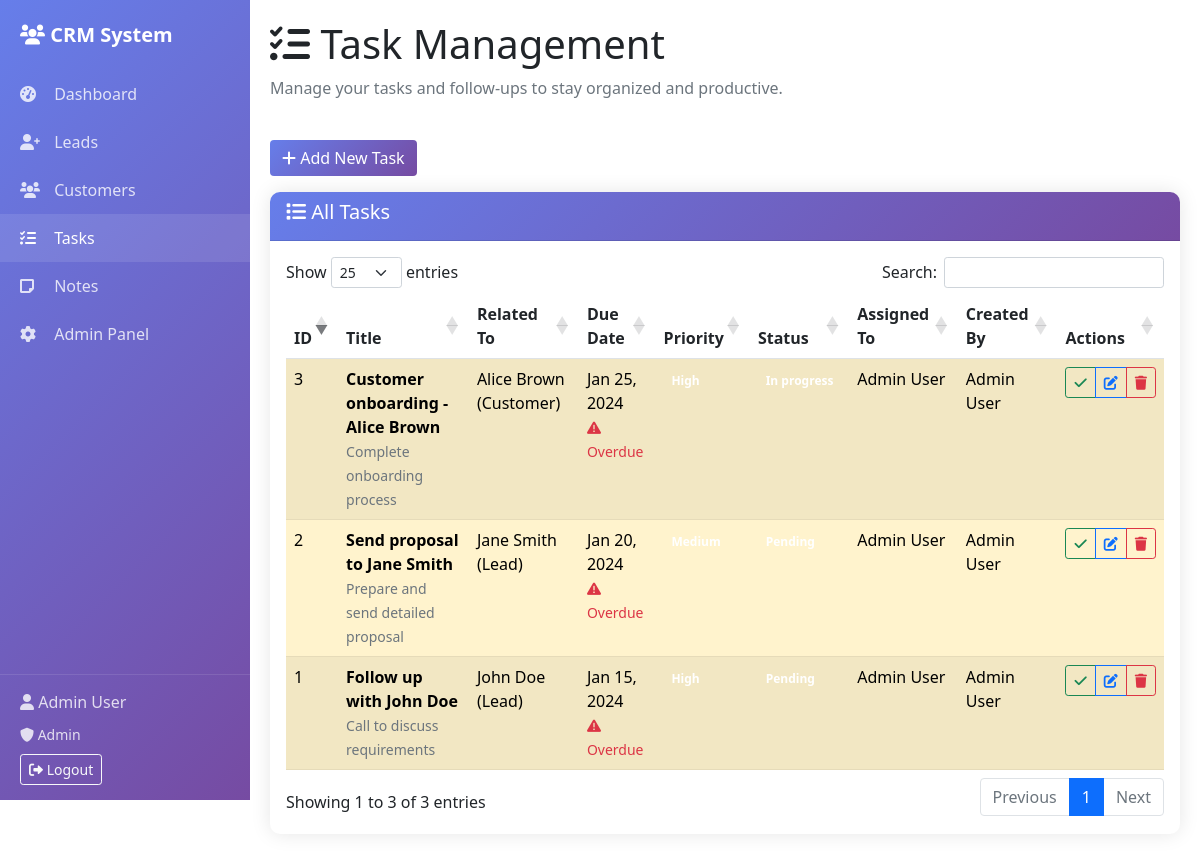
Screenshot of /tasks.php (signed in) with the database file from the repository.
### tables this page shows
CREATE TABLE tasks (
    id INT AUTO_INCREMENT PRIMARY KEY,
    title VARCHAR(200) NOT NULL,
    description TEXT,
    due_date DATE,
    priority ENUM('low', 'medium', 'high') DEFAULT 'medium',
    status ENUM('pending', 'in_progress', 'completed', 'cancelled') DEFAULT 'pending',
    assigned_to INT,
    related_to_type ENUM('lead', 'customer'),
    related_to_id INT,
    created_by INT,
    created_at TIMESTAMP DEFAULT CURRENT_TIMESTAMP,
    updated_at TIMESTAMP DEFAULT CURRENT_TIMESTAMP ON UPDATE CURRENT_TIMESTAMP,
    FOREIGN KEY (assigned_to) REFERENCES users(id) ON DELETE SET NULL,
    FOREIGN KEY (created_by) REFERENCES users(id) ON DELETE SET NULL
);

CREATE TABLE users (
    id INT AUTO_INCREMENT PRIMARY KEY,
    username VARCHAR(50) UNIQUE NOT NULL,
    email VARCHAR(100) UNIQUE NOT NULL,
    password VARCHAR(255) NOT NULL,
    first_name VARCHAR(50) NOT NULL,
    last_name VARCHAR(50) NOT NULL,
    role ENUM('admin', 'user') DEFAULT 'user',
    created_at TIMESTAMP DEFAULT CURRENT_TIMESTAMP,
    updated_at TIMESTAMP DEFAULT CURRENT_TIMESTAMP ON UPDATE CURRENT_TIMESTAMP
);

### includes/functions.php (called while the page is built, shortened)
<?php
function formatDate($date) {
    return date('M d, Y', strtotime($date));
}
function getStatusBadgeClass($status) {
    switch($status) {
        case 'new':
        case 'pending':
            return 'badge-primary';
        case 'contacted':
        case 'in_progress':
            return 'badge-warning';
    }
}
function getPriorityBadgeClass($priority) {
    switch($priority) {
        case 'high':
            return 'badge-danger';
        case 'medium':
            return 'badge-warning';
    }
}
?>

### tasks.php (the view, shortened to what this page needs)
<?php
include 'includes/header.php';
$database = new Database();
$db = $database->getConnection();
$query = "SELECT t.*,
                 u.first_name as assigned_first_name, u.last_name as assigned_last_name,
                 c.first_name as creator_first_name, c.last_name as creator_last_name,
                 CASE
                    WHEN t.related_to_type = 'lead' THEN CONCAT(l.first_name, ' ', l.last_name, ' (Lead)')
                    WHEN t.related_to_type = 'customer' THEN CONCAT(cust.first_name, ' ', cust.last_name, ' (Customer)')
                    ELSE 'General Task'
                 END as related_to_name
          FROM tasks t
          LEFT JOIN users u ON t.assigned_to = u.id
          LEFT JOIN users c ON t.created_by = c.id
          LEFT JOIN leads l ON t.related_to_type = 'lead' AND t.related_to_id = l.id
          LEFT JOIN customers cust ON t.related_to_type = 'customer' AND t.related_to_id = cust.id
          ORDER BY
            CASE WHEN t.status = 'pending' THEN 1
                 WHEN t.status = 'in_progress' THEN 2
                 ELSE 3 END,
            t.due_date ASC,
            CASE WHEN t.priority = 'high' THEN 1
                 WHEN t.priority = 'medium' THEN 2
                 ELSE 3 END";
$stmt = $db->prepare($query);
$stmt->execute();
$tasks = $stmt->fetchAll(PDO::FETCH_ASSOC);
?>
<div class="row mb-4">
    <div class="col-12">
        <h1><i class="fas fa-tasks"></i> Task Management</h1>
        <p class="text-muted">Manage your tasks and follow-ups to stay organized and productive.</p>
    </div>
</div>
<div class="row mb-3">
    <div class="col-12">
        <button type="button" class="btn btn-primary" data-bs-toggle="modal" data-bs-target="#addTaskModal">
            <i class="fas fa-plus"></i> Add New Task
        </button>
    </div>
</div>
<div class="card">
    <div class="card-header">
        <h5><i class="fas fa-list"></i> All Tasks</h5>
    </div>
    <div class="card-body">
        <div class="table-responsive">
            <table class="table table-striped data-table">
                <thead>
                    <tr>
                        <th>ID</th>
                        <th>Title</th>
                        <th>Related To</th>
                        <th>Due Date</th>
                        <th>Priority</th>
                        <th>Status</th>
                        <th>Assigned To</th>
                        <th>Created By</th>
                        <th>Actions</th>
                    </tr>
                </thead>
                <tbody>
                    <?php foreach ($tasks as $task): ?>
                        <tr class="<?php echo $task['due_date'] && $task['due_date'] < date('Y-m-d') && $task['status'] != 'completed' ? 'table-warning' : ''; ?>">
                            <td><?php echo $task['id']; ?></td>
                            <td>
                                <strong><?php echo htmlspecialchars($task['title']); ?></strong>
                                <?php if ($task['description']): ?>
                                    <br><small class="text-muted"><?php echo htmlspecialchars(substr($task['description'], 0, 50)) . (strlen($task['description']) > 50 ? '...' : ''); ?></small>
                                <?php endif; ?>
                            </td>
                            <td><?php echo htmlspecialchars($task['related_to_name']); ?></td>
                            <td>
                                <?php if ($task['due_date']): ?>
                                    <?php echo formatDate($task['due_date']); ?>
                                    <?php if ($task['due_date'] < date('Y-m-d') && $task['status'] != 'completed'): ?>
                                        <br><small class="text-danger"><i class="fas fa-exclamation-triangle"></i> Overdue</small>
                                    <?php endif; ?>
                                <?php else: ?>
                                    <span class="text-muted">No due date</span>
                                <?php endif; ?>
                            </td>
                            <td>
                                <span class="badge <?php echo getPriorityBadgeClass($task['priority']); ?>">
                                    <?php echo ucfirst($task['priority']); ?>
                                </span>
                            </td>
                            <td>
                                <span class="badge <?php echo getStatusBadgeClass($task['status']); ?>">
                                    <?php echo ucfirst(str_replace('_', ' ', $task['status'])); ?>
                                </span>
                            </td>
                            <td><?php echo htmlspecialchars($task['assigned_first_name'] . ' ' . $task['assigned_last_name']); ?></td>
                            <td><?php echo htmlspecialchars($task['creator_first_name'] . ' ' . $task['creator_last_name']); ?></td>
                            <td>
                                <div class="btn-group btn-group-sm">
                                    <?php if ($task['status'] != 'completed'): ?>
                                        <button type="button" class="btn btn-outline-success"
                                                onclick="completeTask(<?php echo $task['id']; ?>)" title="Mark as Complete">
                                            <i class="fas fa-check"></i>
                                        </button>
                                    <?php endif; ?>
                                    <button type="button" class="btn btn-outline-primary"
                                            onclick="editTask(<?php echo htmlspecialchars(json_encode($task)); ?>)">
                                        <i class="fas fa-edit"></i>
                                    </button>
                                    <button type="button" class="btn btn-outline-danger"
                                            onclick="deleteTask(<?php echo $task['id']; ?>)">
                                        <i class="fas fa-trash"></i>
                                    </button>
                                </div>
                            </td>
                        </tr>
                    <?php endforeach; ?>
                </tbody>
            </table>
        </div>
    </div>
</div>
<?php include 'includes/footer.php'; ?>

### includes/header.php (style rules this page uses)
.card { border: none; box-shadow: 0 0 20px rgba(0, 0, 0, 0.1); border-radius: 10px; }
.card-header { background: linear-gradient(135deg, #667eea 0%, #764ba2 100%); color: white; border-radius: 10px 10px 0 0 !important; }
.btn-primary { background: linear-gradient(135deg, #667eea 0%, #764ba2 100%); border: none; }

### rows the page displays
tasks: id "1", title "Follow up with John Doe", description "Call to discuss requirements", related_to_name "John Doe (Lead)", due_date "Jan 15, 2024", shows "Overdue", priority "High", status "Pending", assigned_to.last_name "Admin User"
tasks: id "2", title "Send proposal to Jane Smith", description "Prepare and send detailed proposal", related_to_name "Jane Smith (Lead)", due_date "Jan 20, 2024", status "Overdue", assigned_to.last_name "Admin User"
tasks: id "3", title "Customer onboarding - Alice Brown", description "Complete onboarding process", related_to_name "Alice Brown (Customer)", due_date "Jan 25, 2024", shows "Overdue", priority "High", status "In progress", assigned_to.last_name "Admin User"

### other values shown
$_SESSION['user_name'] "Admin User"
$_SESSION['user_role'] "Admin"
